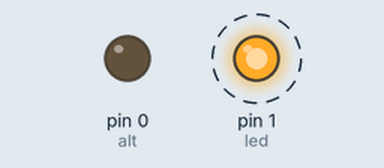
Simulated run of this sketch. Board: Arduino Uno, built with avr-gcc and run on an emulated ATmega328P. On the bench: output pins drawn as LEDs (lit = HIGH). Dashed ring = blinking.

Above: at 0.5 s.
At 2.0 s:
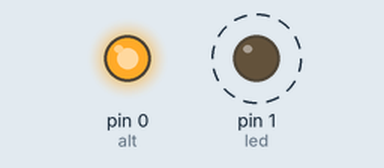
Timing chart, 0 to 3.0 s (numbered marks = the images above):
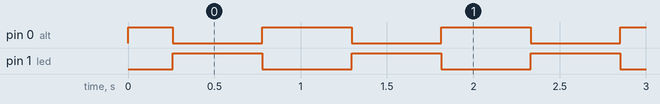

The sketch:

Gemma-Twinkle.ino
```cpp
/*
  Twinkle Code

  To upload to your  or Trinket:
  1) Select the proper board from the Tools->Board Menu (Arduino Gemma if
     teal, Adafruit Gemma if black)
  2) Select the uploader from the Tools->Programmer ("Arduino Gemma" if teal,
   "USBtinyISP" if black Gemma)
  3) Plug in the Gemma into USB, make sure you see the green LED lit
  4) For windows, make sure you install the right Gemma drivers
  5) Press the button on the Gemma/Trinket - verify you see
     the red LED pulse. This means it is ready to receive data
  6) Click the upload button above within 10 seconds

  *7) Make sure that the red LED is pulsing when the Arduino IDE uploads the code.
      It may take more than 10 seconds for the code to compile so additional presses may be needed.
*/

int led = 1; // blink 'digital' pin 1 - AKA the built in red LED
int alt = 0;


// the setup routine runs once when you press reset:
void setup() {
  // initialize the digital pin as an output.
  pinMode(led, OUTPUT);
  pinMode(alt, OUTPUT);

}

// the loop routine runs over and over again forever:
void loop() {
    for(int i=0; i <= 255; i++)
    {
      int j = abs(i-255);
      analogWrite(led, i);
      analogWrite(alt, j);
      delay(2);
    }
    for(int i=255; i >= 0; i--)
    {
      int j = abs(i-255);
      analogWrite(led, i);
      analogWrite(alt, j);
      delay(2);
    }
}
```

Measured:
- by itself, pin 0 (alt): repeats every 1.0 s: LOW 0.52 s, HIGH 0.52 s
- by itself, pin 1 (led): alternates HIGH for 0.52 s and LOW for 0.52 s
